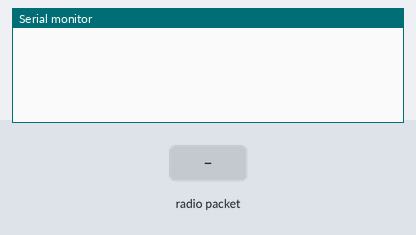
A sketch run on a simulated Arduino Mega 2560, built with avr-gcc and run on an emulated ATmega2560. On the bench: the last lines printed to the serial monitor. The inputs (shaded band) are chosen by the test bench. No radio packets arrive unless stated.

Above: at 1.2 s.
1.3 s: radio packet "1" arrives
At 2.2 s:
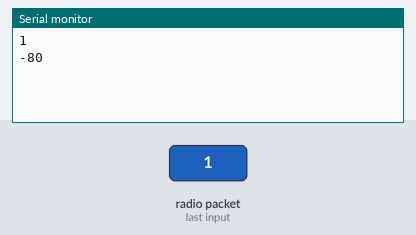
2.8 s: radio packet "0" arrives
At 3.3 s:
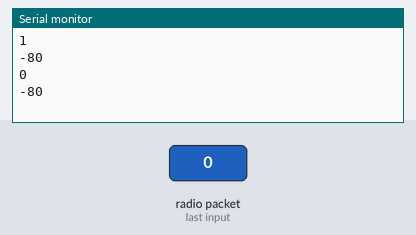
4.3 s: radio packet "2" arrives
At 5.6 s:
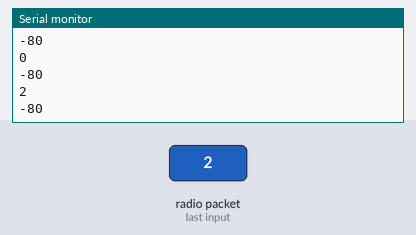
Timing chart, 0 to 7.3 s (numbered marks = the images above; inputs shaded):
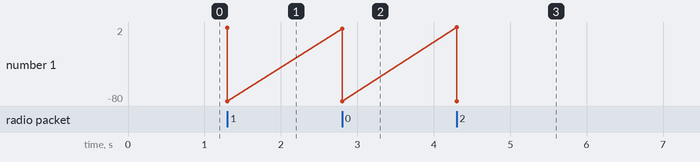

The sketch:

Despro2_LoRaReceiver.ino
```cpp
#include <SPI.h>
#include <LoRa.h>

String lastMessage = "";
int lastRssi = 0;

int to_read = 0;

void setup() {
  Serial.begin(115200);
  LoRa.begin(433E6);
}

void loop() {
  to_read = LoRa.parsePacket();
  if (to_read != 0) {
    lastRssi = LoRa.packetRssi();
    lastMessage = "";

    while (to_read != 0) {
      char byte_read = (char)LoRa.read();
      lastMessage += byte_read;
      to_read--;
    }

    Serial.println(lastMessage);
    Serial.println(lastRssi);
  }
}
```

Measured:
- after the input at 1.3 s, the serial monitor: prints a new line at once (image 1)
- after the input at 2.8 s, the serial monitor: prints a new line at once (image 2)
- after the input at 4.3 s, the serial monitor: prints a new line at once (image 3)
